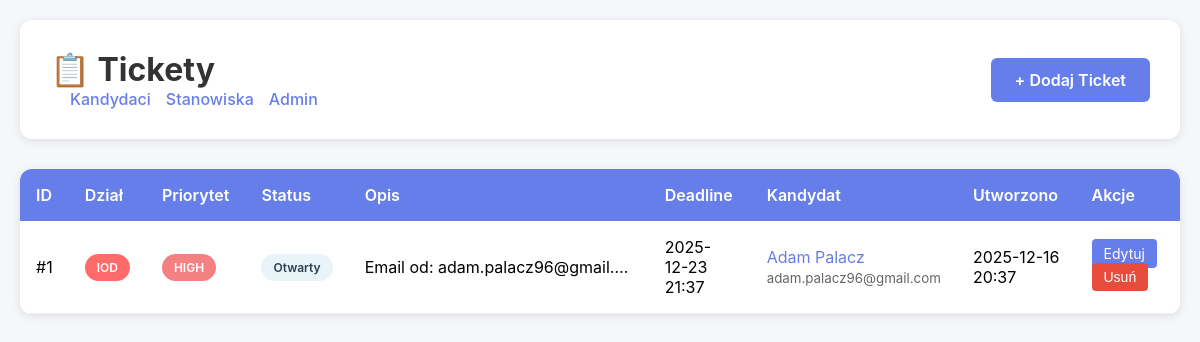
Page /tickets on the committed database.
### tables this page shows
CREATE TABLE tickets (
            id INTEGER PRIMARY KEY AUTOINCREMENT,
            department TEXT NOT NULL,
            priority TEXT NOT NULL DEFAULT 'medium',
            status TEXT NOT NULL DEFAULT 'open',
            description TEXT NOT NULL,
            deadline TIMESTAMP,
            related_candidate_id INTEGER,
            related_email_id TEXT,
            created_at TIMESTAMP DEFAULT CURRENT_TIMESTAMP,
            updated_at TIMESTAMP DEFAULT CURRENT_TIMESTAMP,
            FOREIGN KEY (related_candidate_id) REFERENCES candidates(id)
        );

CREATE TABLE candidates (
            id INTEGER PRIMARY KEY AUTOINCREMENT,
            first_name TEXT NOT NULL,
            last_name TEXT NOT NULL,
            email TEXT NOT NULL,
            position_id INTEGER,
            status TEXT NOT NULL DEFAULT 'in_progress',
            stage TEXT NOT NULL DEFAULT 'initial_screening',
            cv_path TEXT,
            consent_for_other_positions INTEGER DEFAULT NULL,
            created_at TIMESTAMP DEFAULT CURRENT_TIMESTAMP,
            updated_at TIMESTAMP DEFAULT CURRENT_TIMESTAMP,
            FOREIGN KEY (position_id) REFERENCES positions(id)
        );

### app.py (the view)
@app.route('/tickets')
def tickets_list():
    tickets = get_all_tickets()
    candidates_dict = {c.id: c for c in get_all_candidates()}
    for ticket in tickets:
        if ticket.related_candidate_id and ticket.related_candidate_id in candidates_dict:
            ticket.candidate = candidates_dict[ticket.related_candidate_id]
        else:
            ticket.candidate = None
    return render_template('tickets_list.html', tickets=tickets)

### database/models.py (called while the page is built)
def get_db_path() -> Path:
    db_dir = Path('data')
    db_dir.mkdir(exist_ok=True)
    return db_dir / 'hr_database.db'

def get_db() -> sqlite3.Connection:
    db_path = get_db_path()
    conn = sqlite3.connect(str(db_path))
    conn.row_factory = sqlite3.Row
    return conn

    @property
    def full_name(self) -> str:
        return f"{self.first_name} {self.last_name}".strip()

### templates/tickets_list.html (shortened to what this page needs)
<!DOCTYPE html>
<html lang="pl">
<head>
</head>
<body>
    <div class="container">
        <div class="header">
            <div>
                <h1>📋 Tickety</h1>
                <div class="nav-links">
                    <a href="/">Kandydaci</a>
                    <a href="/positions">Stanowiska</a>
                    <a href="/admin">Admin</a>
                </div>
            </div>
            <div class="header-actions">
                <a href="/tickets/add" class="btn-add">+ Dodaj Ticket</a>
            </div>
        </div>
        <div class="tickets-table">
            <table>
                <thead>
                    <tr>
                        <th>ID</th>
                        <th>Dział</th>
                        <th>Priorytet</th>
                        <th>Status</th>
                        <th>Opis</th>
                        <th>Deadline</th>
                        <th>Kandydat</th>
                        <th>Utworzono</th>
                        <th>Akcje</th>
                    </tr>
                </thead>
                <tbody>
                    {% if tickets %}
                        {% for ticket in tickets %}
                        <tr>
                            <td>#{{ ticket.id }}</td>
                            <td>
                                <span class="badge badge-department-{{ ticket.department.value.lower() }}">
                                    {{ ticket.department.value }}
                                </span>
                            </td>
                            <td>
                                <span class="badge badge-priority-{{ ticket.priority.value.lower() }}">
                                    {{ ticket.priority.value.upper() }}
                                </span>
                            </td>
                            <td>
                                <span class="badge badge-status-{{ ticket.status.value.lower() }}">
                                    {% if ticket.status.value == 'open' %}Otwarty
                                    {% elif ticket.status.value == 'in_progress' %}W trakcie
                                    {% elif ticket.status.value == 'resolved' %}Rozwiązany
                                    {% elif ticket.status.value == 'closed' %}Zamknięty
                                    {% else %}{{ ticket.status.value }}{% endif %}
                                </span>
                            </td>
                            <td class="description-cell" title="{{ ticket.description }}">
                                {{ ticket.description[:50] }}{% if ticket.description|length > 50 %}...{% endif %}
                            </td>
                            <td>
                                {% if ticket.deadline %}
                                    {{ ticket.deadline.strftime('%Y-%m-%d %H:%M') if ticket.deadline else 'Brak' }}
                                {% else %}
                                    Brak
                                {% endif %}
                            </td>
                            <td>
                                {% if ticket.candidate %}
                                    <a href="/candidate/{{ ticket.candidate.id }}" style="color: #667eea; text-decoration: none;">
                                        {{ ticket.candidate.full_name }}
                                    </a>
                                    <br>
                                    <small style="color: #666;">{{ ticket.candidate.email }}</small>
                                {% else %}
                                    <span style="color: #999;">Brak</span>
                                {% endif %}
                            </td>
                            <td>
                                {{ ticket.created_at.strftime('%Y-%m-%d %H:%M') if ticket.created_at else 'N/A' }}
                            </td>
                            <td>
                                <a href="/tickets/{{ ticket.id }}/edit" class="btn-edit">Edytuj</a>
                                <form action="/tickets/{{ ticket.id }}/delete" method="POST" style="display: inline;">
                                    <button type="submit" class="btn-delete" onclick="return confirm('Czy na pewno chcesz usunąć ten ticket?')">Usuń</button>
                                </form>
                            </td>
                        </tr>
                        {% endfor %}
                    {% else %}
                        <tr>
                            <td colspan="9" style="text-align: center; padding: 40px; color: #999;">
                                Brak ticketów. Dodaj pierwszy ticket!
                            </td>
                        </tr>
                    {% endif %}
                </tbody>
            </table>
        </div>
    </div>
</body>
</html>

### templates/tickets_list.html (style rules this page uses)
* { margin: 0; padding: 0; box-sizing: border-box; }
body { font-family: -apple-system, BlinkMacSystemFont, 'Segoe UI', Roboto, Oxygen, Ubuntu, Cantarell, sans-serif; background: #f5f7fa; padding: 20px; }
.container { max-width: 1400px; margin: 0 auto; }
.header { background: white; padding: 30px; border-radius: 12px; box-shadow: 0 2px 10px rgba(0,0,0,0.1); margin-bottom: 30px; display: flex; justify-content: space-between; align-items: center; }
.header-actions { display: flex; gap: 15px; align-items: center; }
h1 { color: #333; font-size: 32px; }
.btn-add { padding: 12px 24px; background: #667eea; color: white; text-decoration: none; border-radius: 6px; font-weight: 600; transition: background 0.3s; }
.tickets-table { background: white; border-radius: 12px; box-shadow: 0 2px 10px rgba(0,0,0,0.1); overflow: hidden; }
table { width: 100%; border-collapse: collapse; }
thead { background: #667eea; color: white; }
th { padding: 16px; text-align: left; font-weight: 600; }
td { padding: 16px; border-bottom: 1px solid #eee; }
.badge { padding: 6px 12px; border-radius: 20px; font-size: 12px; font-weight: 600; display: inline-block; }
.badge-department-iod { background: #ff6b6b; color: white; }
.badge-priority-high { background: #f38181; color: white; }
.badge-status-open { background: #e8f4f8; color: #2c3e50; }
.btn-edit, .btn-delete { padding: 6px 12px; border-radius: 4px; text-decoration: none; font-size: 14px; margin-right: 5px; }
.btn-edit { background: #667eea; color: white; }
.btn-delete { background: #e74c3c; color: white; border: none; cursor: pointer; }
.nav-links { display: flex; gap: 15px; margin-left: 20px; }
.nav-links a { color: #667eea; text-decoration: none; font-weight: 500; }
.description-cell { max-width: 300px; overflow: hidden; text-overflow: ellipsis; white-space: nowrap; }

### rows in the picture
tickets: id "1", department.value "IOD", priority.value "HIGH", status "Otwarty", description "Email od: adam.palacz96@gmail.…", deadline "2025-12-23 21:37", candidate.full_name "Adam Palacz", candidate.email "adam.palacz96@gmail.com", created_at "2025-12-16 20:37"
